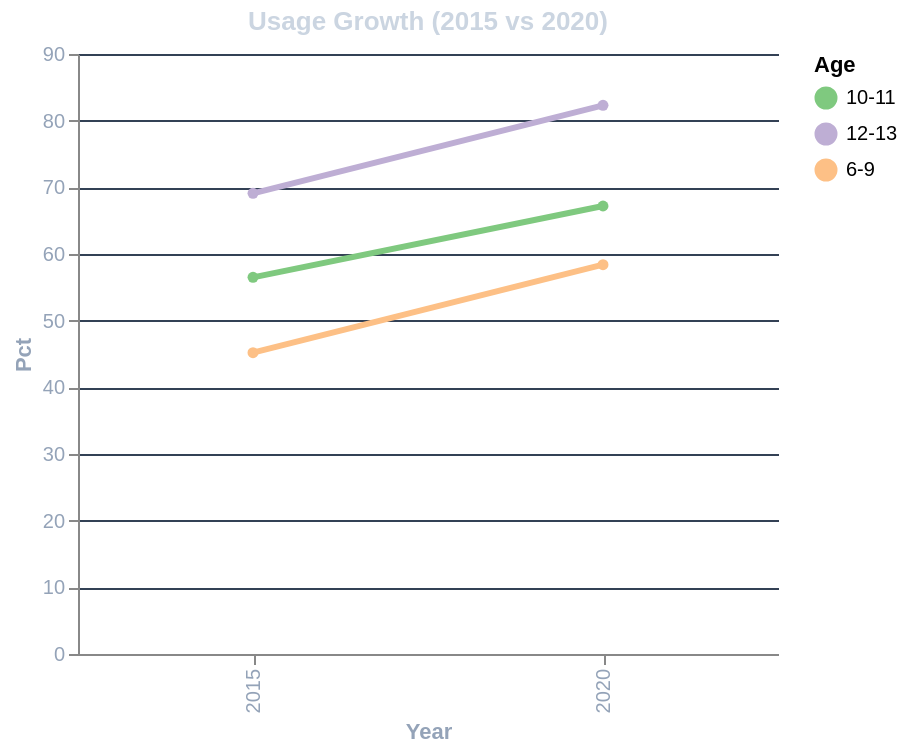

Specify this chart in Vega-Lite:
### Vega-Lite specification from a JSON file in a GitHub repository (floating-point values rounded to 4 significant figures)
{"$schema": "https://vega.github.io/schema/vega-lite/v5.json", "title": {"text": "Usage Growth (2015 vs 2020)", "color": "#cbd5e1"}, "width": 350, "height": 300, "background": "transparent", "data": {"values": [{"Year": "2015", "Pct": 45.2, "Age": "6-9"}, {"Year": "2020", "Pct": 58.4, "Age": "6-9"}, {"Year": "2015", "Pct": 56.5, "Age": "10-11"}, {"Year": "2020", "Pct": 67.2, "Age": "10-11"}, {"Year": "2015", "Pct": 69.1, "Age": "12-13"}, {"Year": "2020", "Pct": 82.3, "Age": "12-13"}]}, "mark": {"type": "line", "point": true, "strokeWidth": 3}, "encoding": {"x": {"field": "Year", "type": "ordinal", "axis": {"labelColor": "#94a3b8", "titleColor": "#94a3b8"}}, "y": {"field": "Pct", "type": "quantitative", "axis": {"labelColor": "#94a3b8", "titleColor": "#94a3b8", "gridColor": "#334155"}}, "color": {"field": "Age", "type": "nominal", "scale": {"scheme": "accent"}}}, "config": {"view": {"stroke": "transparent"}}}
